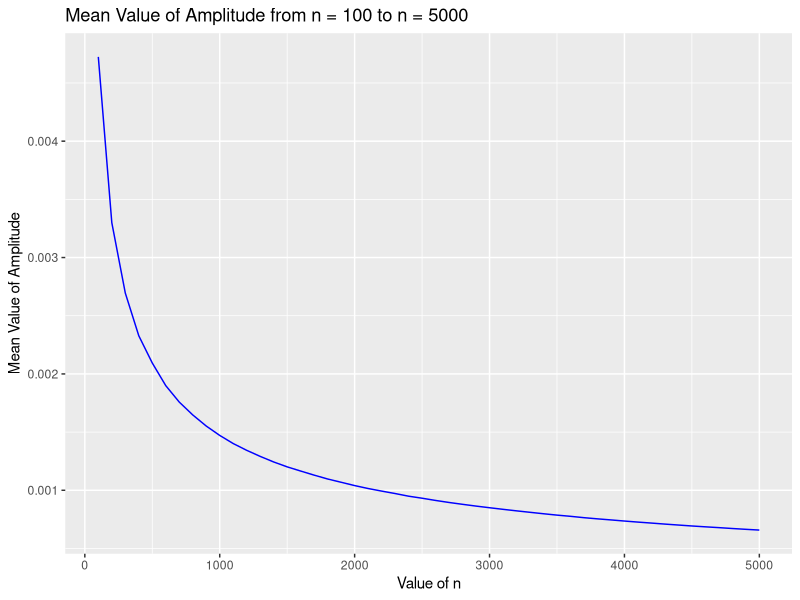

Source code (R):
library(ggplot2)
set.seed(361)

lambda <- 0.01
confidence <- 0.98
alfa = 1 - confidence
a <- qnorm(1 - alfa/2)
m <- 650

index <- numeric()
values <- numeric()

for (i in 1:50)
{
  media <- 0
  n <- i * 100
  for (l in 1:m){
  vector<- rexp(n,lambda)
  mean_value = 1/mean(vector)
  calc <- 2 * (a / sqrt(n)) * mean_value
  media <- media + calc
  }
  media <- media/m
  index <- append(index,n)
  values <- append(values,media)
  
}

table <- cbind(index,values)
df <- data.frame(table)

ggplot(df, aes(x=index, y=values )) +  geom_line(stat="identity", position=position_dodge(),color="blue")+
  labs(title="Mean Value of Amplitude from n = 100 to n = 5000", x= "Value of n", y = "Mean Value of Amplitude")
